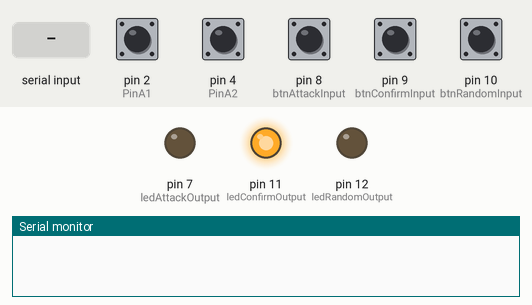
This sketch was run on a simulated Arduino Uno, built with avr-gcc and run on an emulated ATmega328P. Shown: output pins drawn as LEDs (lit = HIGH), the last lines printed to the serial monitor. Inputs (shaded band) come from the test bench; at power-on: pin 2 (PinA1), pin 4 (PinA2) HIGH, pin 8 (btnAttackInput), pin 9 (btnConfirmInput), pin 10 (btnRandomInput) LOW.

Above: at 1.2 s.
1.3 s: pin 8 (btnAttackInput) pulled HIGH for 0.15 s
At 1.38 s:
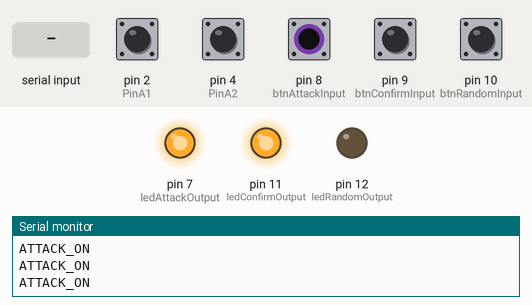
2.9 s: pin 9 (btnConfirmInput) pulled HIGH for 0.15 s
At 3.4 s:
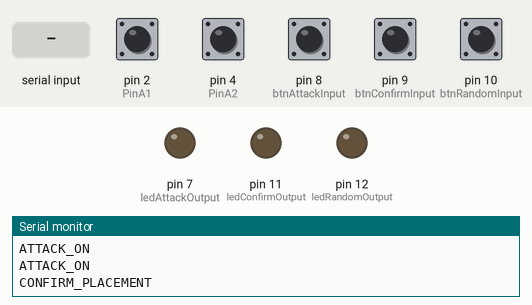
4.5 s: "LIGHT_RANDOM_ON\n" received over Serial
At 5.2 s:
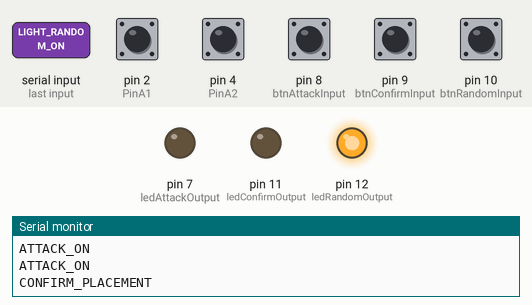
6.0 s: pin 8 (btnAttackInput) pulled HIGH for 1 s
At 6.8 s:
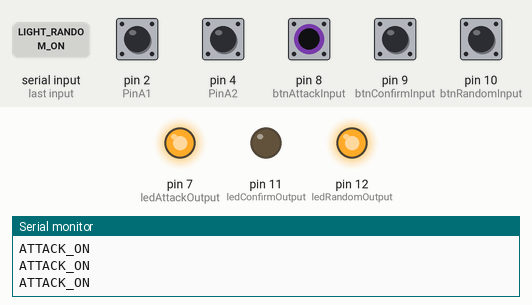
Timing chart, 0 to 9.0 s (numbered marks = the images above; inputs shaded):
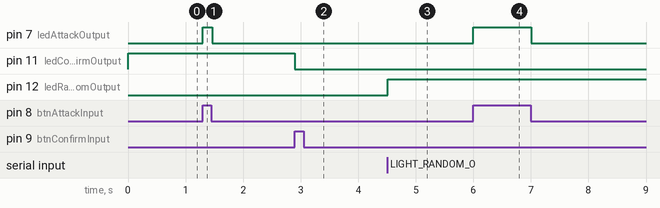

The sketch:

FINAL.ino
```cpp
// Wheelchair interactive device - Arduino controller
// Upload this fixed sketch once. After that, Unity can reset the state with GAME_RESET.

// Encoder 1
const int PinA1 = 2;
const int PinB1 = 3;

// Encoder 2
const int PinA2 = 4;
const int PinB2 = 5;

long count1 = 0;
long count2 = 0;
int lastStateA1;
int lastStateA2;

// Buttons
const int btnRandomInput = 10;
const int btnConfirmInput = 9;
const int btnAttackInput = 8;

// LEDs
const int ledRandomOutput = 12;
const int ledConfirmOutput = 11;
const int ledAttackOutput = 7;

bool isConfirmLightOn = true;

void setup() {
  pinMode(PinA1, INPUT_PULLUP);
  pinMode(PinB1, INPUT_PULLUP);
  pinMode(PinA2, INPUT_PULLUP);
  pinMode(PinB2, INPUT_PULLUP);

  pinMode(btnRandomInput, INPUT);
  pinMode(btnConfirmInput, INPUT);
  pinMode(btnAttackInput, INPUT);

  pinMode(ledRandomOutput, OUTPUT);
  pinMode(ledConfirmOutput, OUTPUT);
  pinMode(ledAttackOutput, OUTPUT);

  Serial.begin(9600);
  Serial.setTimeout(5);

  lastStateA1 = digitalRead(PinA1);
  lastStateA2 = digitalRead(PinA2);

  resetGameState();
}

void loop() {
  checkUnityCommand();
  readEncoders();
  readButtons();
}

void readEncoders() {
  bool changed = false;

  int currentStateA1 = digitalRead(PinA1);
  if (currentStateA1 != lastStateA1) {
    if (digitalRead(PinB1) != currentStateA1) {
      count1++;
    } else {
      count1--;
    }
    changed = true;
    lastStateA1 = currentStateA1;
  }

  int currentStateA2 = digitalRead(PinA2);
  if (currentStateA2 != lastStateA2) {
    if (digitalRead(PinB2) != currentStateA2) {
      count2++;
    } else {
      count2--;
    }
    changed = true;
    lastStateA2 = currentStateA2;
  }

  if (changed && (count1 % 2 == 0 || count2 % 2 == 0)) {
    Serial.print("MOVE:");
    Serial.print(count1);
    Serial.print(",");
    Serial.println(count2);
  }
}

void readButtons() {
  int randomBtnState = digitalRead(btnRandomInput);
  int confirmBtnState = digitalRead(btnConfirmInput);
  int attackBtnState = digitalRead(btnAttackInput);

  if (randomBtnState == HIGH) {
    if (digitalRead(ledRandomOutput) == HIGH) {
      Serial.println("SPAWN_RANDOM");
      delay(200);
    }
  }

  digitalWrite(ledConfirmOutput, isConfirmLightOn ? HIGH : LOW);

  if (confirmBtnState == HIGH && isConfirmLightOn) {
    Serial.println("CONFIRM_PLACEMENT");
    isConfirmLightOn = false;
    digitalWrite(ledConfirmOutput, LOW);
    delay(200);
  }

  if (attackBtnState == HIGH) {
    Serial.println("ATTACK_ON");
    digitalWrite(ledAttackOutput, HIGH);
  } else {
    digitalWrite(ledAttackOutput, LOW);
  }
}

void checkUnityCommand() {
  while (Serial.available() > 0) {
    String command = Serial.readStringUntil('\n');
    command.trim();

    if (command == "LIGHT_RANDOM_ON") {
      digitalWrite(ledRandomOutput, HIGH);
    } else if (command == "LIGHT_RANDOM_OFF") {
      digitalWrite(ledRandomOutput, LOW);
    } else if (command == "GAME_RESET") {
      resetGameState();
    } else if (command == "B_ON") {
      // Keep this command available for Unity slope feedback.
    } else if (command == "B_OFF") {
      // Keep this command available for Unity slope feedback.
    }
  }
}

void resetGameState() {
  isConfirmLightOn = true;
  count1 = 0;
  count2 = 0;
  lastStateA1 = digitalRead(PinA1);
  lastStateA2 = digitalRead(PinA2);

  digitalWrite(ledRandomOutput, LOW);
  digitalWrite(ledConfirmOutput, HIGH);
  digitalWrite(ledAttackOutput, LOW);
}
```

Measured:
- after the input at 1.3 s, pin 7 (ledAttackOutput): LOW → HIGH at once, → LOW 0.16 s later
- after the input at 2.9 s, pin 11 (ledConfirmOutput): HIGH → LOW at once
- after the input at 4.5 s, pin 12 (ledRandomOutput): LOW → HIGH at once
- after the input at 6.0 s, pin 7 (ledAttackOutput): LOW → HIGH at once, → LOW 1.0 s later
